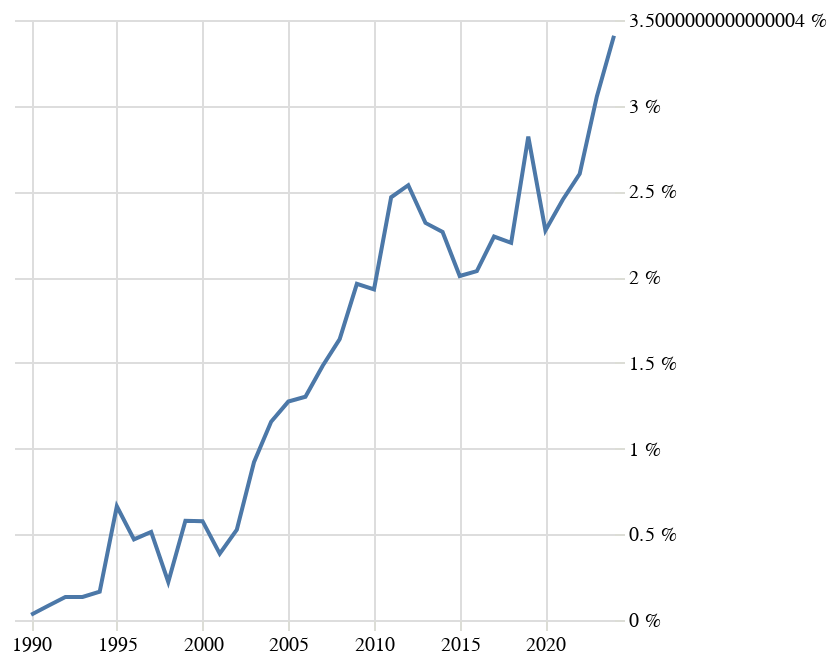

Write notebook code for a chart like this one.
### Code cell
grafik("fantasy romány"	)

### Figure 1 — Vega-Lite specification as saved in the notebook (floating-point values rounded to 4 significant figures)
{"config": {"title": {"font": "Noticia Text", "fontSize": 14, "anchor": "start", "lineHeight": 21, "fontWeight": "bolder", "subtitleFont": "Noticia Text", "subtitleFontSize": 12, "subtitlePadding": 12, "dy": -12}, "axis": {"labelFont": "Asap", "titleFont": "Asap", "fontWeight": "lighter", "titleFontWeight": "lighter", "labelFontSize": 10, "titleFontSize": 10, "labelPadding": 2, "titlePadding": 10, "domainOpacity": 0, "tickColor": "#DCDDD6"}, "legend": {"labelFont": "Asap", "labelFontWeight": "normal", "titleFont": "Asap", "titleFontWeight": "normal", "labelFontSize": 10, "titleFontSize": 10}, "view": {"stroke": "transparent"}}, "data": {"name": "data-eb6d3d9458f1ee92f98acf8283c3935d"}, "mark": {"type": "line"}, "encoding": {"x": {"axis": {"title": null}, "field": "rok", "type": "temporal"}, "y": {"axis": {"domainOpacity": 0, "labelExpr": "datum.label * 100 + ' %'", "orient": "right", "tickColor": "#DCDDD6", "title": null}, "field": "podil", "type": "quantitative"}}, "$schema": "https://vega.github.io/schema/vega-lite/v5.8.0.json", "datasets": {"data-eb6d3d9458f1ee92f98acf8283c3935d": [{"pocet": null, "rok": "1989-01-01T00:00:00", "len_right": 3115, "podil": null, "zanr": "fantasy romány"}, {"pocet": 1.0, "rok": "1990-01-01T00:00:00", "len_right": 3220, "podil": 0.0003106, "zanr": "fantasy romány"}, {"pocet": 3.0, "rok": "1991-01-01T00:00:00", "len_right": 3598, "podil": 0.0008338, "zanr": "fantasy romány"}, {"pocet": 6.0, "rok": "1992-01-01T00:00:00", "len_right": 4452, "podil": 0.001348, "zanr": "fantasy romány"}, {"pocet": 8.0, "rok": "1993-01-01T00:00:00", "len_right": 5949, "podil": 0.001345, "zanr": "fantasy romány"}, {"pocet": 10.0, "rok": "1994-01-01T00:00:00", "len_right": 6067, "podil": 0.001648, "zanr": "fantasy romány"}, {"pocet": 45.0, "rok": "1995-01-01T00:00:00", "len_right": 6784, "podil": 0.006633, "zanr": "fantasy romány"}, {"pocet": 33.0, "rok": "1996-01-01T00:00:00", "len_right": 7014, "podil": 0.004705, "zanr": "fantasy romány"}, {"pocet": 38.0, "rok": "1997-01-01T00:00:00", "len_right": 7395, "podil": 0.005139, "zanr": "fantasy romány"}, {"pocet": 16.0, "rok": "1998-01-01T00:00:00", "len_right": 7210, "podil": 0.002219, "zanr": "fantasy romány"}, {"pocet": 43.0, "rok": "1999-01-01T00:00:00", "len_right": 7427, "podil": 0.00579, "zanr": "fantasy romány"}, {"pocet": 44.0, "rok": "2000-01-01T00:00:00", "len_right": 7629, "podil": 0.005767, "zanr": "fantasy romány"}, {"pocet": 30.0, "rok": "2001-01-01T00:00:00", "len_right": 7757, "podil": 0.003867, "zanr": "fantasy romány"}, {"pocet": 41.0, "rok": "2002-01-01T00:00:00", "len_right": 7776, "podil": 0.005273, "zanr": "fantasy romány"}, {"pocet": 74.0, "rok": "2003-01-01T00:00:00", "len_right": 8038, "podil": 0.009206, "zanr": "fantasy romány"}, {"pocet": 98.0, "rok": "2004-01-01T00:00:00", "len_right": 8477, "podil": 0.01156, "zanr": "fantasy romány"}, {"pocet": 112.0, "rok": "2005-01-01T00:00:00", "len_right": 8791, "podil": 0.01274, "zanr": "fantasy romány"}, {"pocet": 120.0, "rok": "2006-01-01T00:00:00", "len_right": 9212, "podil": 0.01303, "zanr": "fantasy romány"}, {"pocet": 140.0, "rok": "2007-01-01T00:00:00", "len_right": 9446, "podil": 0.01482, "zanr": "fantasy romány"}, {"pocet": 158.0, "rok": "2008-01-01T00:00:00", "len_right": 9643, "podil": 0.01638, "zanr": "fantasy romány"}, {"pocet": 181.0, "rok": "2009-01-01T00:00:00", "len_right": 9230, "podil": 0.01961, "zanr": "fantasy romány"}, {"pocet": 184.0, "rok": "2010-01-01T00:00:00", "len_right": 9538, "podil": 0.01929, "zanr": "fantasy romány"}, {"pocet": 238.0, "rok": "2011-01-01T00:00:00", "len_right": 9652, "podil": 0.02466, "zanr": "fantasy romány"}, {"pocet": 237.0, "rok": "2012-01-01T00:00:00", "len_right": 9345, "podil": 0.02536, "zanr": "fantasy romány"}, {"pocet": 221.0, "rok": "2013-01-01T00:00:00", "len_right": 9541, "podil": 0.02316, "zanr": "fantasy romány"}, {"pocet": 217.0, "rok": "2014-01-01T00:00:00", "len_right": 9587, "podil": 0.02263, "zanr": "fantasy romány"}, {"pocet": 198.0, "rok": "2015-01-01T00:00:00", "len_right": 9866, "podil": 0.02007, "zanr": "fantasy romány"}, {"pocet": 191.0, "rok": "2016-01-01T00:00:00", "len_right": 9386, "podil": 0.02035, "zanr": "fantasy romány"}, {"pocet": 210.0, "rok": "2017-01-01T00:00:00", "len_right": 9388, "podil": 0.02237, "zanr": "fantasy romány"}, {"pocet": 212.0, "rok": "2018-01-01T00:00:00", "len_right": 9637, "podil": 0.022, "zanr": "fantasy romány"}, {"pocet": 263.0, "rok": "2019-01-01T00:00:00", "len_right": 9326, "podil": 0.0282, "zanr": "fantasy romány"}, {"pocet": 201.0, "rok": "2020-01-01T00:00:00", "len_right": 8845, "podil": 0.02272, "zanr": "fantasy romány"}, {"pocet": 217.0, "rok": "2021-01-01T00:00:00", "len_right": 8856, "podil": 0.0245, "zanr": "fantasy romány"}, {"pocet": 226.0, "rok": "2022-01-01T00:00:00", "len_right": 8682, "podil": 0.02603, "zanr": "fantasy romány"}, {"pocet": 246.0, "rok": "2023-01-01T00:00:00", "len_right": 8054, "podil": 0.03054, "zanr": "fantasy romány"}, {"pocet": 249.0, "rok": "2024-01-01T00:00:00", "len_right": 7306, "podil": 0.03408, "zanr": "fantasy romány"}]}}
